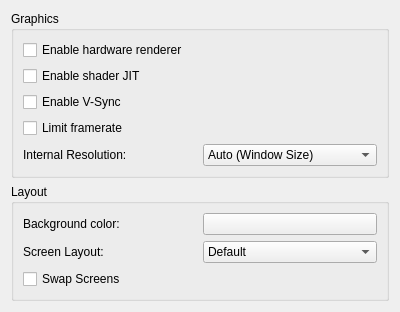
<?xml version="1.0" encoding="UTF-8"?>
<ui version="4.0">
 <class>ConfigureGraphics</class>
 <widget class="QWidget" name="ConfigureGraphics">
  <property name="geometry">
   <rect>
    <x>0</x>
    <y>0</y>
    <width>400</width>
    <height>300</height>
   </rect>
  </property>
  <property name="windowTitle">
   <string>Form</string>
  </property>
  <layout class="QVBoxLayout" name="verticalLayout">
   <item>
    <layout class="QVBoxLayout" name="verticalLayout_3">
     <item>
      <widget class="QGroupBox" name="groupBox">
       <property name="title">
        <string>Graphics</string>
       </property>
       <layout class="QVBoxLayout" name="verticalLayout_2">
        <item>
         <widget class="QCheckBox" name="toggle_hw_renderer">
          <property name="text">
           <string>Enable hardware renderer</string>
          </property>
         </widget>
        </item>
        <item>
         <widget class="QCheckBox" name="toggle_shader_jit">
          <property name="text">
           <string>Enable shader JIT</string>
          </property>
         </widget>
        </item>
        <item>
         <widget class="QCheckBox" name="toggle_vsync">
          <property name="text">
           <string>Enable V-Sync</string>
          </property>
         </widget>
        </item>
        <item>
         <widget class="QCheckBox" name="toggle_framelimit">
          <property name="text">
           <string>Limit framerate</string>
          </property>
         </widget>
        </item>
        <item>
          <layout class="QHBoxLayout" name="horizontalLayout">
            <item>
              <widget class="QLabel" name="label">
                <property name="text">
                  <string>Internal Resolution:</string>
                </property>
              </widget>
            </item>
            <item>
              <widget class="QComboBox" name="resolution_factor_combobox">
                <item>
                  <property name="text">
                    <string>Auto (Window Size)</string>
                  </property>
                </item>
                <item>
                  <property name="text">
                    <string>Native (400x240)</string>
                  </property>
                </item>
                <item>
                  <property name="text">
                    <string>2x Native (800x480)</string>
                  </property>
                </item>
                <item>
                  <property name="text">
                    <string>3x Native (1200x720)</string>
                  </property>
                </item>
                <item>
                  <property name="text">
                    <string>4x Native (1600x960)</string>
                  </property>
                </item>
                <item>
                  <property name="text">
                    <string>5x Native (2000x1200)</string>
                  </property>
                </item>
                <item>
                  <property name="text">
                    <string>6x Native (2400x1440)</string>
                  </property>
                </item>
                <item>
                  <property name="text">
                    <string>7x Native (2800x1680)</string>
                  </property>
                </item>
                <item>
                  <property name="text">
                    <string>8x Native (3200x1920)</string>
                  </property>
                </item>
                <item>
                  <property name="text">
                    <string>9x Native (3600x2160)</string>
                  </property>
                </item>
                <item>
                  <property name="text">
                    <string>10x Native (4000x2400)</string>
                  </property>
                </item>
              </widget>
            </item>
          </layout>
        </item>
       </layout>
      </widget>
     </item>
    </layout>
   </item>
   <item>
    <widget class="QGroupBox" name="layoutBox">
     <property name="title">
      <string>Layout</string>
     </property>
     <layout class="QHBoxLayout" name="horizontalLayout_3">
      <item>
       <layout class="QVBoxLayout" name="verticalLayout_4">
        <item>
         <layout class="QHBoxLayout" name="horizontalLayout_5">
          <item>
           <widget class="QLabel" name="label2">
            <property name="text">
             <string>Background color:</string>
            </property>
           </widget>
          </item>
          <item>
           <widget class="QPushButton" name="layout_bg">
           </widget>
          </item>
         </layout>
        </item>
        <item>
         <layout class="QHBoxLayout" name="horizontalLayout_4">
          <item>
           <widget class="QLabel" name="label1">
            <property name="text">
             <string>Screen Layout:</string>
            </property>
           </widget>
          </item>
          <item>
           <widget class="QComboBox" name="layout_combobox">
            <item>
             <property name="text">
              <string>Default</string>
             </property>
            </item>
            <item>
             <property name="text">
              <string>Single Screen</string>
             </property>
            </item>
            <item>
             <property name="text">
              <string>Large Screen</string>
             </property>
            </item>
            <item>
             <property name="text">
              <string>Side by Side</string>
             </property>
            </item>
           </widget>
          </item>
         </layout>
        </item>
        <item>
         <widget class="QCheckBox" name="swap_screen">
          <property name="text">
           <string>Swap Screens</string>
          </property>
         </widget>
        </item>
       </layout>
      </item>
     </layout>
    </widget>
   </item>
   <item>
    <spacer name="verticalSpacer">
     <property name="orientation">
      <enum>Qt::Vertical</enum>
     </property>
     <property name="sizeHint" stdset="0">
      <size>
       <width>20</width>
       <height>40</height>
      </size>
     </property>
    </spacer>
   </item>
  </layout>
 </widget>
 <resources/>
 <connections>
  <connection>
   <sender>toggle_hw_renderer</sender>
   <signal>toggled(bool)</signal>
   <receiver>resolution_factor_combobox</receiver>
   <slot>setEnabled(bool)</slot>
  </connection>
 </connections>
</ui>
